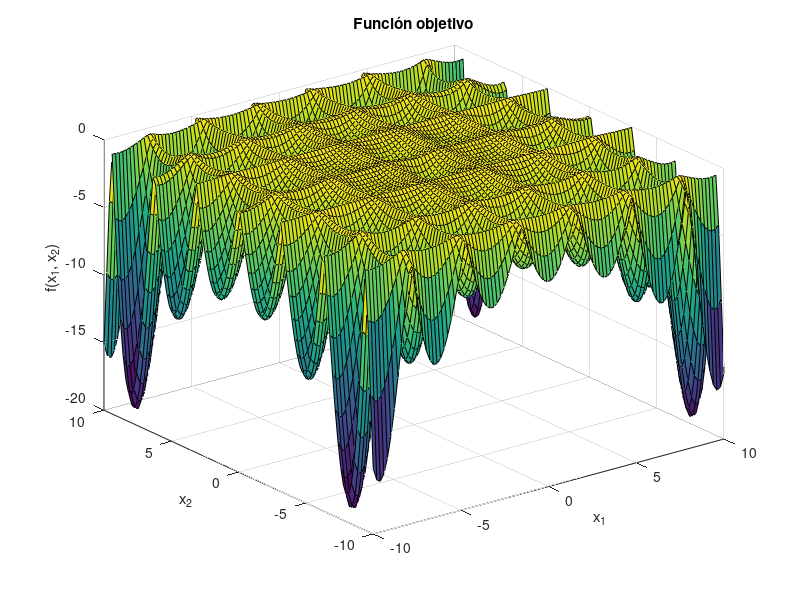

MATLAB code to generate this figure: (Note: this script raises an error after producing the figure.)
% Definición de la función objetivo
fun = @(x) -abs(sin(x(1))*cos(x(2))*exp(abs(1-sqrt(x(1)^2+x(2)^2)/pi)));

% Graficación de la función
x1 = linspace(-10, 10, 100);
x2 = linspace(-10, 10, 100);
[X1, X2] = meshgrid(x1, x2);
Z = zeros(length(x1), length(x2));
for i = 1:length(x1)
    for j = 1:length(x2)
        Z(i,j) = fun([x1(i), x2(j)]);
    end
end
surf(X1, X2, Z);
xlabel('x_1');
ylabel('x_2');
zlabel('f(x_1, x_2)');
title('Función objetivo');

% Definición del rango de variables y las restricciones
lb = [-10, -10]; % límite inferior de las variables
ub = [10, 10];   % límite superior de las variables
x0 = [0, 0];     % punto inicial

% Configuración de las opciones del solver
options = optimoptions('fmincon','Display','iter','Algorithm','sqp');

% Llamada a fmincon para encontrar el mínimo
tic;
[x_sqp,f_sqp] = fmincon(fun, x0, [], [], [], [], lb, ub, [], options);
execution_time = toc;
% 'SQP terminado en ' + execution_time +' [s]'
disp(['SQP terminado en ', num2str(execution_time), ' [s]']);


% Configuración de las opciones del PSO
options = optimoptions('particleswarm', 'Display', 'iter', 'SwarmSize', 100, 'MaxIterations', 200);

% Llamada a particleswarm para encontrar el máximo
tic;
[x_pso, f_pso] = particleswarm(fun, 2, lb, ub, options); % [x_star, f_star] = particleswarm(fun, 2, lb, ub, options);
execution_time = toc;
disp(['PSO terminado en ', num2str(execution_time),' [s]']);
% Graficación de la trayectoria
figure;
plot(x_star(:,1), x_star(:,2), 'k-o');
xlabel('x_1');
ylabel('x_2');
title('Trayectoria de la solución');

% Graficación de la evolución de la función objetivo
figure;
plot(f_star, 'k-o');
xlabel('Iteración');
ylabel('f(x_1, x_2)');
title('Evolución de la función objetivo');

% Configuración de las opciones del GA
options = optimoptions('ga', 'Display', 'iter', 'PopulationSize', 100, 'MaxGenerations', 200);

% Llamada a ga para encontrar el máximo
tic;
[x_ga, f_ga] = ga(fun, 2, [], [], [], [], lb, ub, [], options);
execution_time = toc;
disp(['GA terminado en ', num2str(execution_time),' [s]']);

%% Para distintos pares de size y iterations, probar 10 veces cada par y sacar la media (tanto de tiempos como resultados)
experimentos = 10;
sizes = 10:10:100;
iterations = 10:10:100;

resultados_pso = zeros(length(sizes), length(iterations), 4); % 4 -> x1, x2, f, tiempo
resultados_ga = zeros(length(sizes), length(iterations), 4); % 4 -> x1, x2, f, tiempo
for i = 1:length(sizes)
    for j = 1:length(iterations)
        disp(['Size: ', num2str(sizes(i)), ' Iterations: ', num2str(iterations(j))]);
        options_pso = optimoptions('particleswarm', 'Display', 'off', 'SwarmSize', sizes(i), 'MaxIterations', iterations(j));
        options_ga = optimoptions('ga', 'Display', 'off', 'PopulationSize', sizes(i), 'MaxGenerations', iterations(j));
        experimentos_pso = zeros(experimentos, 4);
        experimentos_ga = zeros(experimentos, 4);
        for k = 1:experimentos
            % PSO
            tic;
            [x_pso, f_pso] = particleswarm(fun, 2, lb, ub, options_pso);
            execution_time_pso = toc;
            experimentos_pso(k,1) = x_pso(1);
            experimentos_pso(k,2) = x_pso(2);
            experimentos_pso(k,3) = f_pso;
            experimentos_pso(k,4) = execution_time_pso;
            % GA
            tic;
            [x_ga, f_ga] = ga(fun, 2, [], [], [], [], lb, ub, [], options_ga);
            execution_time_ga = toc;
            experimentos_ga(k,1) = x_ga(1);
            experimentos_ga(k,2) = x_ga(2);
            experimentos_ga(k,3) = f_ga;
            experimentos_ga(k,4) = execution_time_ga;
        end
        resultados_pso(i,j,:) = mean(experimentos_pso, 1);
        resultados_ga(i,j,:) = mean(experimentos_ga, 1);
    end
end

%% Graficación de los resultados (iteraciones vs tamaño, color = f(x1,x2), etiqueta de cada punto = x1,x2, tamaño de cada punto = tiempo)

% PSO
figure;
for i = 1:length(sizes)
    for j = 1:length(iterations)
        scatter(iterations(j), sizes(i), 1000*resultados_pso(i,j,4), resultados_pso(i,j,3), 'filled');
        hold on;
    end
end
xlabel('Iteraciones');
ylabel('Tamaño');
title('PSO');
colorbar( 'southoutside');
hold off;

% GA
figure;
for i = 1:length(sizes)
    for j = 1:length(iterations)
        scatter(iterations(j), sizes(i), 1000*resultados_ga(i,j,4), resultados_ga(i,j,3), 'filled');
        hold on;
    end
end
xlabel('Iteraciones');
ylabel('Tamaño');
title('GA');
colorbar( 'southoutside');
hold off;